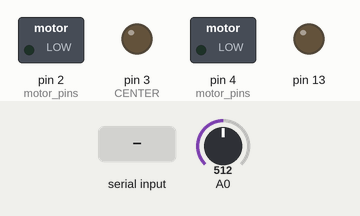
A sketch run on a simulated Arduino Uno, built with avr-gcc and run on an emulated ATmega328P. Parts: switched loads named in the sketch (green lamp = pin HIGH), output pins drawn as LEDs (lit = HIGH). Dashed ring = blinking. The test bench sets the inputs (shaded band); at power-on: A0 = 512. What the sketch prints to the serial monitor is not drawn.

Above: at 1.2 s.
1.3 s: "0" received over Serial
At 2.0 s:
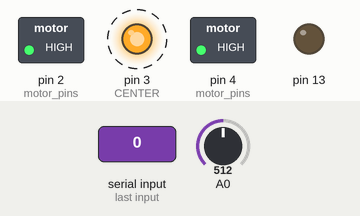
4.3 s: "1" received over Serial
At 6.5 s:
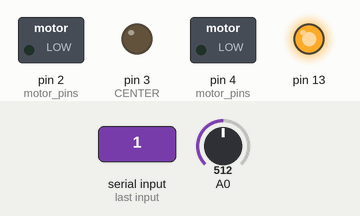
6.8 s: "90,45\n" received over Serial
At 9.1 s:
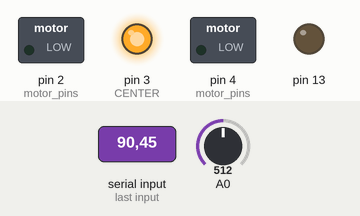
9.8 s: "200\n" received over Serial
At 12.7 s:
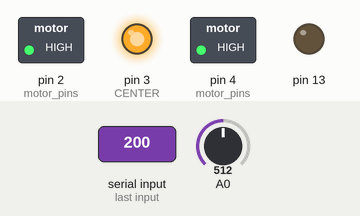
12.8 s: "30,150\n" received over Serial
At 17.7 s:
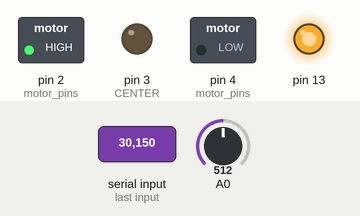
18.8 s: "5\n" received over Serial
Timing chart, 0 to 22.9 s (numbered marks = the images above; inputs shaded):
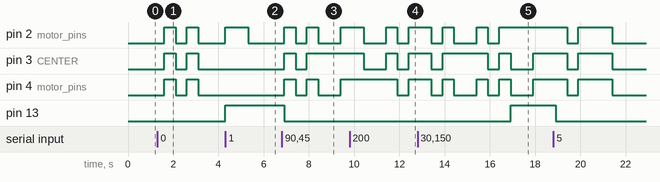

Measured:
- after the input at 1.3 s, pin 2 (motor_pins), pin 3 (CENTER), pin 4 (motor_pins): alternates HIGH for 0.50 s and LOW for 0.50 s, 4 changes in all, then stays LOW, starting after 0.30 s
- after the input at 4.3 s, pin 2 (motor_pins): LOW → HIGH at once, → LOW 1.0 s later; pin 13: LOW → HIGH at once
- after the input at 6.8 s, pin 2 (motor_pins), pin 4 (motor_pins): goes HIGH 0.50 s, LOW 0.50 s, HIGH 0.50 s, LOW 1.0 s, then HIGH, starting after 0.11 s; pin 3 (CENTER): LOW → HIGH after 0.11 s, → LOW 0.50 s later, → HIGH 0.50 s later; pin 13: HIGH → LOW after 0.11 s
- after the input at 9.8 s, pin 4 (motor_pins): HIGH → LOW after 2.1 s instead of 0.61 s
- after the input at 12.8 s, pin 13: LOW → HIGH after 4.1 s

The sketch:

prototpye.ino
```cpp
#include "messages.h"
#include "motors.h"

#define DEBUG 1

const float distance_threshold = 2.0 * 40;
const float vi = 3.3/512;
const int motor_pins[MOTOR_COUNT] = {RIGHT, LEFT, CENTER};
/**
 * description: initialize I/O pins & set up serial for bluetooth
 * */
void setup() {
  Serial.begin(9600);
  #ifdef DEBUG
    pinMode(13, OUTPUT);
  #endif
  // initialize motor pins to be outputs
  for(int i = 0; i < MOTOR_COUNT; i++){
    pinMode(motor_pins[i], OUTPUT);
  }
}
/**
 *  reads from the distance sensor, runs bluetooth test
 * */
void loop() {
  int distance = read_distance();
  if(distance <= distance_threshold && distance > 0){
    #ifdef DEBUG
      Serial.println("within distance");
    #endif
  }
  #ifdef DEBUG
    blue_tooth_test();
  #endif
}
#ifdef DEBUG
void blue_tooth_test(){
  // switch LED on & off
  while (Serial.available()) {
    char inChar = (char)Serial.read();
    switch(inChar) {
      case '1':
        digitalWrite(13, HIGH);
      break;
      case '0':
        digitalWrite(13, LOW);
      break;
    }
    vibrate_motors(inChar - 48);
    Serial.println("sent: " + inChar);
  }
}
#endif
/**
 * description: reads the sonar sensor from the analog pin, and then convert to appropriate range
 * calculate distance from analog input: http://www.maxbotix.com/articles/032.html
 * */
int read_distance(){
   float distance_sensor = -1;
   // average out over 8 readings
   int i = 0;
   for (i=0; i<8; i++) {
     distance_sensor += analogRead(0);
     delay(50);
   }
   distance_sensor /= 8;
}
/**
 * description: sets all of the motor pins to high or low
 **/
void set_all(int level){

  for(int i = 0; i < MOTOR_COUNT; i++){
      digitalWrite(motor_pins[i], level);
  }
}
/**
 * description: sets a single pin high then low
 **/
void pulse_single(int pin){
   digitalWrite(pin, HIGH);
   delay(1000);
   digitalWrite(pin, LOW);
}
/**
 * desciption: depending on the message, vibrate the appropriate motors
 **/
void vibrate_motors(int message){

  if(message == OBJECT_DETECTED){
    set_all(HIGH);
    delay(500);
    set_all(LOW);
    delay(500);
    set_all(HIGH);
    delay(500);
    set_all(LOW);
  }
  else if(message == TURN_RIGHT){
    pulse_single(RIGHT);
  }
  else if(message == TURN_LEFT){
    pulse_single(LEFT);
  }
  else if(message == MOVE_STRAIGHT){
    pulse_single(CENTER);
  }
  else if(message == TURN_AROUND){
    digitalWrite(CENTER, HIGH);
    delay(500);
    digitalWrite(CENTER, LOW);
    digitalWrite(CENTER, HIGH);
    delay(500);
    digitalWrite(CENTER, LOW);
  }
  else if(message == ARRIVED){
    set_all(HIGH);
    delay(1000);
    set_all(LOW);
  }

}
```

messages.h
```cpp
/***
 * messages: object detected - all 3 vibrate twice
 *           turn right - right motor vibrates once for one second
 *           turn left - left motor vibrates once for one second
 *           move straight - center motor vibrates for one second
 *           turn around - center motor vibrates twice
 *           arrived - all 3 motors vibrate for one second
 */
typedef enum Messages{
  OBJECT_DETECTED,
  TURN_RIGHT,
  TURN_LEFT,
  MOVE_STRAIGHT,
  TURN_AROUND,
  ARRIVED
};
```

motors.h
```cpp
/**
 * enum to represent all three motors
 */
#define MOTOR_COUNT 3

typedef enum Motors{
  RIGHT = 2,
  CENTER = 3,
  LEFT = 4
};
```
